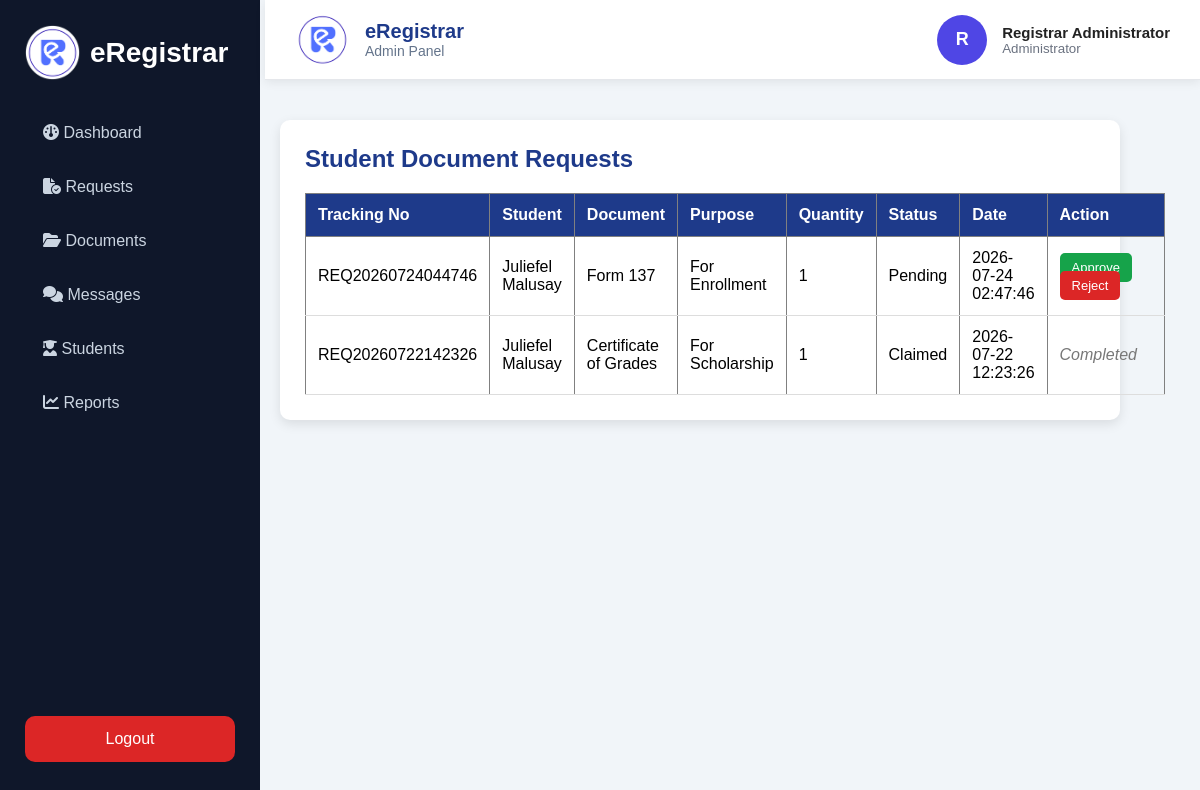
The app's page /admin/requests.php (signed in) with its own data.
### tables this page shows
CREATE TABLE `requests` (
  `request_id` int(11) NOT NULL,
  `tracking_no` varchar(50) NOT NULL,
  `user_id` int(11) NOT NULL,
  `document_id` int(11) NOT NULL,
  `purpose` text NOT NULL,
  `quantity` int(11) DEFAULT 1,
  `remarks` text DEFAULT NULL,
  `uploaded_file` varchar(255) DEFAULT NULL,
  `status` varchar(50) DEFAULT 'Pending',
  `request_date` timestamp NOT NULL DEFAULT current_timestamp(),
  `claim_date` date DEFAULT NULL,
  `payment_method` enum('E-Payment','On the Counter') NOT NULL DEFAULT 'On the Counter',
  `payment_status` enum('Pending','Paid','Rejected') NOT NULL DEFAULT 'Pending',
  `fullname` varchar(100) DEFAULT NULL,
  `student_no` varchar(50) DEFAULT NULL,
  `course` varchar(100) DEFAULT NULL,
  `year_level` varchar(50) DEFAULT NULL,
  `email` varchar(100) DEFAULT NULL
);

CREATE TABLE `users` (
  `user_id` int(11) NOT NULL,
  `student_no` varchar(50) DEFAULT NULL,
  `fullname` varchar(100) NOT NULL,
  `course` varchar(100) DEFAULT NULL,
  `year_level` varchar(50) DEFAULT NULL,
  `contact_no` varchar(20) DEFAULT NULL,
  `email` varchar(100) NOT NULL,
  `password` varchar(255) NOT NULL,
  `role` varchar(20) DEFAULT 'Student',
  `created_at` timestamp NOT NULL DEFAULT current_timestamp(),
  `profile_image` varchar(255) DEFAULT NULL
);

CREATE TABLE `documents` (
  `document_id` int(11) NOT NULL,
  `document_name` varchar(100) NOT NULL,
  `description` text DEFAULT NULL,
  `fee` decimal(10,2) DEFAULT 0.00,
  `processing_days` int(11) DEFAULT 0,
  `requirements` text DEFAULT NULL,
  `status` enum('Available','Unavailable') DEFAULT 'Available',
  `created_at` timestamp NOT NULL DEFAULT current_timestamp()
);

### admin/requests.php (the view, shortened to what this page needs)
<?php
require_once __DIR__ . "/../includes/db.php";
$sql = "
SELECT
r.request_id,
r.tracking_no,
u.fullname,
d.document_name,
r.purpose,
r.quantity,
r.status,
r.request_date
FROM requests r
JOIN users u
ON r.user_id = u.user_id
JOIN documents d
ON r.document_id = d.document_id
ORDER BY r.request_date DESC
";
$result = mysqli_query($conn,$sql);
?>
<!DOCTYPE html>
<html>
<head>
<link rel="stylesheet" href="../assets/css/dashboard.css">
<link rel="stylesheet" href="../assets/css/admin.css">
</head>
<body>
<?php include("sidebar.php"); ?>
<div class="admin-content">
<?php include("header.php"); ?>
<div class="container">
<h2>Student Document Requests</h2>
<table border="1" cellpadding="10">
<tr>
<th>Tracking No</th>
<th>Student</th>
<th>Document</th>
<th>Purpose</th>
<th>Quantity</th>
<th>Status</th>
<th>Date</th>
<th>Action</th>
</tr>
<?php while($row=mysqli_fetch_assoc($result)){ ?>
<tr>
<td>
<?php echo $row['tracking_no']; ?>
</td>
<td>
<?php echo $row['fullname']; ?>
</td>
<td>
<?php echo $row['document_name']; ?>
</td>
<td>
<?php echo $row['purpose']; ?>
</td>
<td>
<?php echo $row['quantity']; ?>
</td>
<td>
<?php echo $row['status']; ?>
</td>
<td>
<?php echo $row['request_date']; ?>
</td>
<td>
<?php if($row['status']=="Pending"){ ?>
<a class="btn approve"
href="approve.php?id=<?php echo $row['request_id']; ?>">
Approve
</a>
<a class="btn reject"
href="reject.php?id=<?php echo $row['request_id']; ?>">
Reject
</a>
<?php } ?>
<?php if($row['status']=="Claimed"){ ?>
<span class="no-action">
Completed
</span>
<?php } ?>
</td>
</tr>
<?php } ?>
</table>
</div>
</div>
</body>
</html>

### assets/css/dashboard.css (style rules this page uses)
* { margin:0; padding:0; box-sizing:border-box; font-family:Arial, Helvetica, sans-serif; }
body { background:#f4f7fb; }
.admin-content { margin-left:260px; padding:25px; min-height:100vh; }
.container { margin-top:25px; }

### assets/css/admin.css (style rules this page uses)
body { background: #f4f6f9; font-family: Arial, sans-serif; }
.container { width: 100%; margin: 40px auto; background: white; padding: 25px; border-radius: 10px; box-shadow: 0 4px 12px rgba(0,0,0,0.1); }
h2 { color: #1e3a8a; margin-bottom: 20px; }
table { width: 100%; border-collapse: collapse; }
table th { background: #1e3a8a; color: white; padding: 12px; text-align: left; }
table td { padding: 12px; border-bottom: 1px solid #ddd; }
.btn { padding: 7px 12px; text-decoration: none; border-radius: 5px; color: white; font-size: 13px; }
.approve { background: #16a34a; margin-right: 8px; }
.reject { background: #dc2626; }
.no-action { color: #777; font-style: italic; }
.admin-content { margin-left:200px; padding:80px; border-radius: 0px; }
* { box-sizing:border-box; }
body { margin:0; font-family:"Segoe UI",Arial,sans-serif; background:#f1f5f9; }
::placeholder { color:#94a3b8; }

### records on screen
requests: tracking_no "REQ20260724044746", user.fullname "Juliefel Malusay", document.document_name "Form 137", purpose "For Enrollment", quantity "1", status "Pending", request_date "2026-07-24 02:47:46"
requests: tracking_no "REQ20260722142326", user.fullname "Juliefel Malusay", document.document_name "Certificate of Grades", purpose "For Scholarship", quantity "1", status "Claimed", request_date "2026-07-22 12:23:26", shows "Completed"

### other values on screen
substr($_SESSION['fullname'], 0, 1) "R"
$_SESSION['fullname'] "Registrar Administrator"
